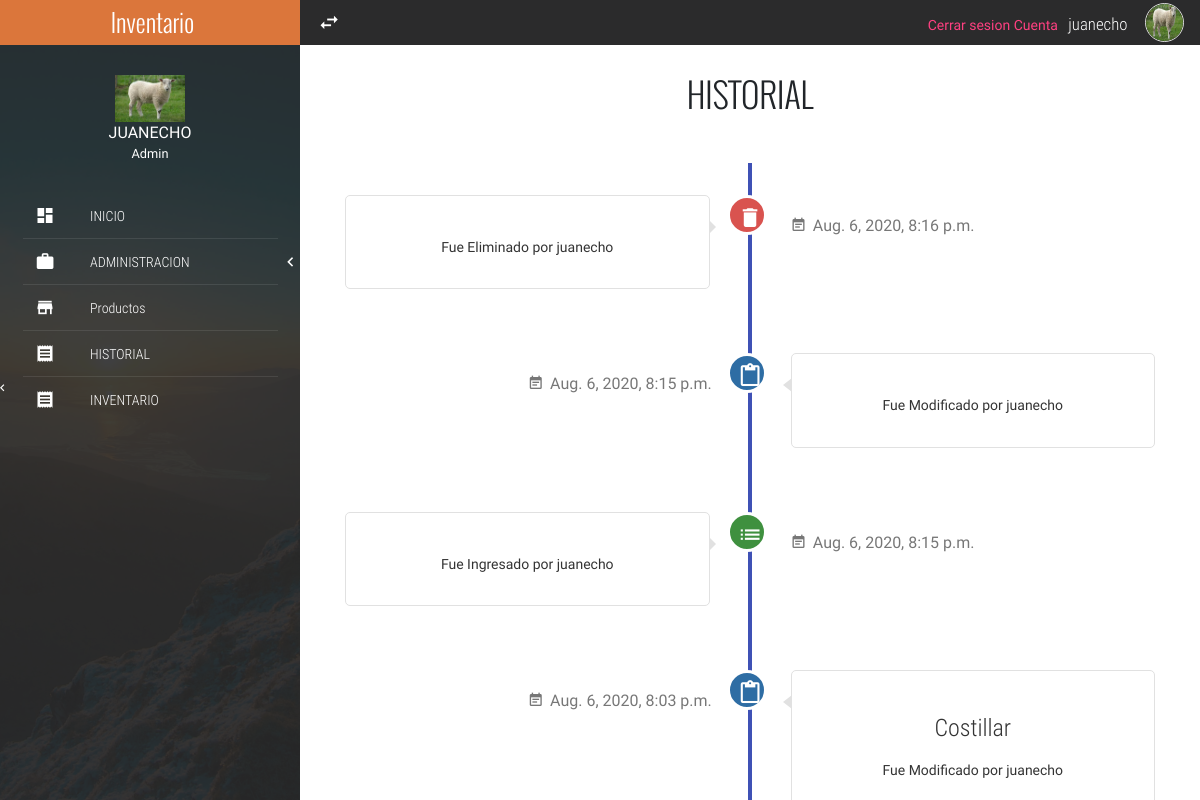
The app's page /historial/ (signed in), older data.
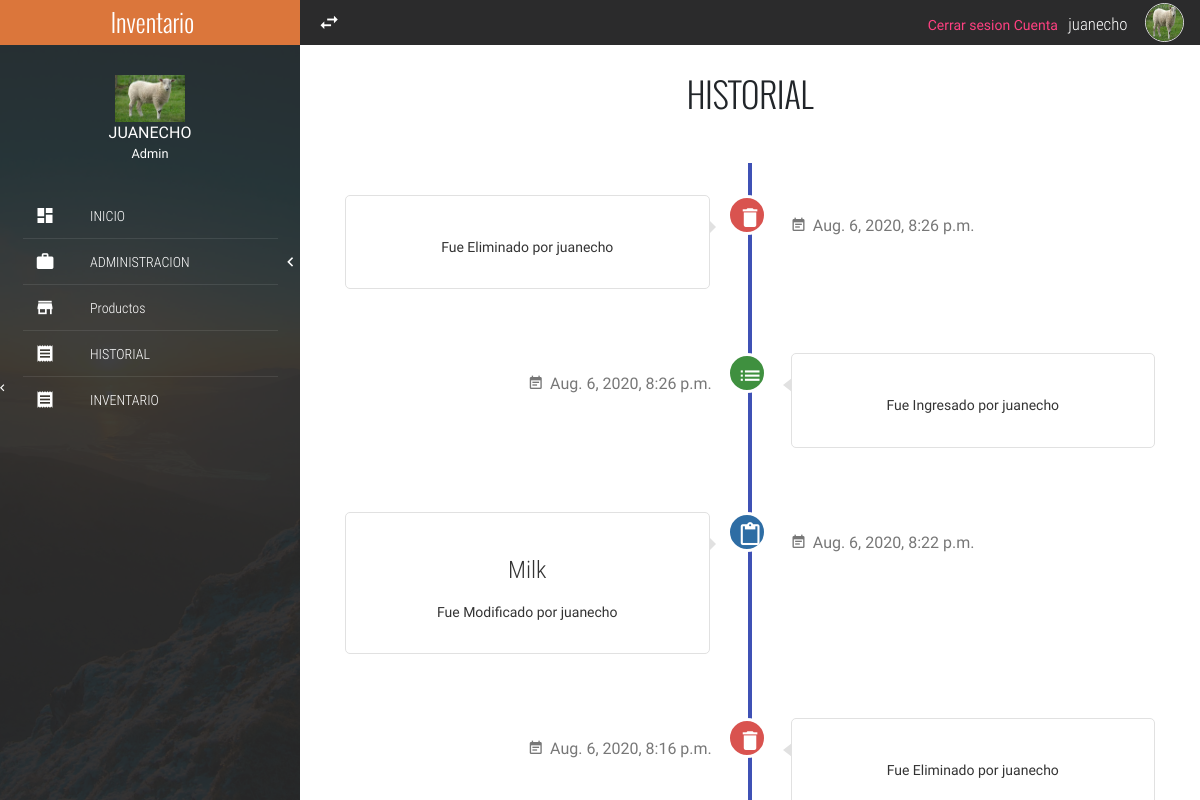
The same page, newer data.
### historial/models.py (models this page shows)
class History(models.Model):
    prod = models.ForeignKey(Product, on_delete = models.SET_NULL, null=True)
    user = models.ForeignKey(User, on_delete = models.CASCADE)
    date = models.DateTimeField(auto_now=True)
    entry = models.IntegerField(
        null=False, blank=False,
		choices=type_entry,
		default=1,
    )

### products/models.py (models this page shows, shortened)
class Product(models.Model):
	barcode = models.IntegerField()
	name = models.CharField(max_length=20)
	units = models.IntegerField()
	price = models.IntegerField()
	disc = models.IntegerField()
	cat = models.ForeignKey(Category, on_delete = models.SET_NULL, null=True)
	prov = models.ForeignKey(Provider, on_delete = models.SET_NULL, null=True)
	stat = models.IntegerField(
		null=False, blank=False,
		choices=product_status,
		default=1,
	)
	img = models.ImageField(upload_to='pics')

### historial/views.py (the view)
# urls.py: path('historial/', history, name = 'historial'),
def history(request):
    hist = History.objects.all().order_by('-id')
    context = {
        'historial' : hist
    }
    return render(request, 'historial/historial.html', context)

### historial/templates/historial/historial.html
{% extends 'index.html' %}
{% block content %}
<section class="full-width" style="margin: 30px 0;">
    <h3 class="text-center tittles">HISTORIAL</h3>
    <div id="timeline-c" class="timeline-c">
        {% for historia in historial%}
        <div class="timeline-c-box">
            {% if historia.entry == 1 %}
                <div class="timeline-c-box-icon bg-success">
                    <i class="zmdi zmdi-view-list-alt"></i>
                </div>
            {% elif historia.entry == 2 %}
                <div class="timeline-c-box-icon bg-danger">
                    <i class="zmdi zmdi-delete"></i>
                </div>
            {% elif historia.entry == 3 %}
                <div class="timeline-c-box-icon bg-primary">
                    <i class="zmdi zmdi-assignment-o"></i>
                </div>
            {% endif %}
            <div class="timeline-c-box-content">
                <h4 class="text-center text-condensedLight">{{ historia.prod.name }}</h4>
                <p class="text-center">
                    <span>Fue </span>
                    {% if historia.entry == 1 %}
                        <span>Ingresado </span>
                    {% elif historia.entry == 2 %}
                        <span>Eliminado </span>
                    {% else %}
                        <span>Modificado </span>
                    {% endif %}
                    <span>por </span>
                    {{ historia.user }}
                </p>
                <span class="timeline-date"><i class="zmdi zmdi-calendar-note zmdi-hc-fw"></i>
                    {{ historia.date }}
                </span>
            </div>
        </div>
        {% endfor %}
    </div>
</section>
{% endblock %}

Row changes from the older to the newer data that the page shows:
no longer on this page (row unchanged): History: entry 3 (drawn), user "juanecho", date "Aug. 6, 2020, 8:15 p.m."
no longer on this page (row unchanged): History: entry 1 (drawn), user "juanecho", date "Aug. 6, 2020, 8:15 p.m."
no longer on this page (row unchanged): History: entry 3 (drawn), prod.name "Costillar", user "juanecho", date "Aug. 6, 2020, 8:03 p.m."
added History: entry 2 (drawn), user "juanecho", date "Aug. 6, 2020, 8:26 p.m."
added History: entry 1 (drawn), user "juanecho", date "Aug. 6, 2020, 8:26 p.m."
added History: entry 3 (drawn), prod.name "Milk", user "juanecho", date "Aug. 6, 2020, 8:22 p.m."
